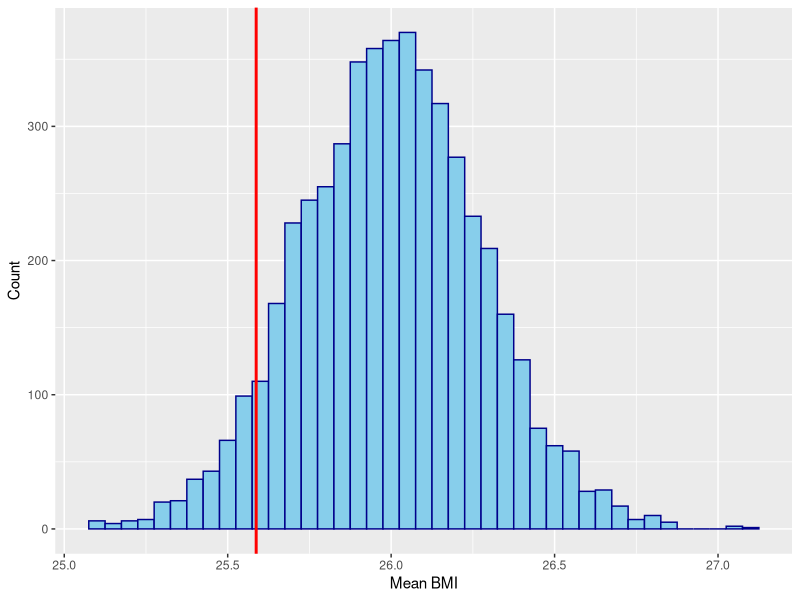
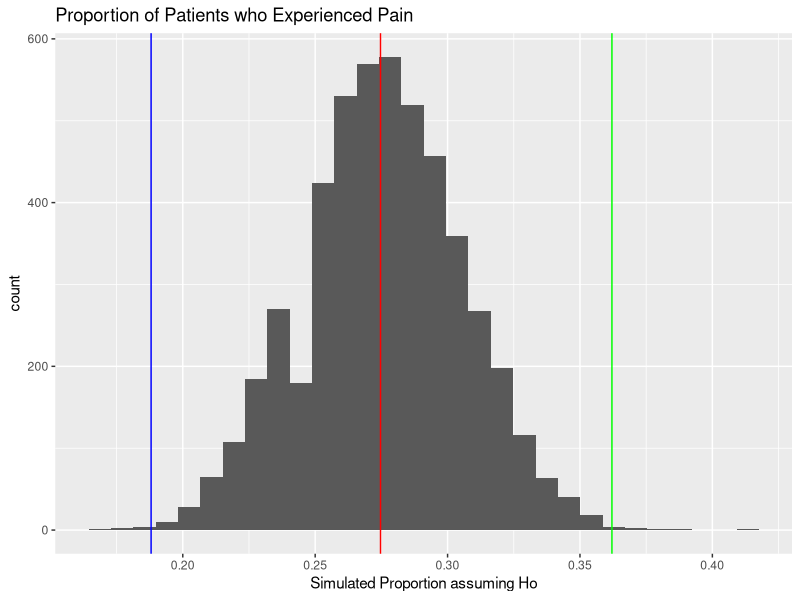

Reproduce these figures in R, in order.
## ---- chunk 1
library(tidyverse) 
## ---- chunk 2
licorice <- read_csv("data/licorice.csv")
colnames(licorice)
## ---- chunk 3
mstp_30 <- licorice %>%
  select(pacu30min_throatPain) %>%
  filter(pacu30min_throatPain != "NA")
## ---- chunk 4
mean(mstp_30$pacu30min_throatPain)
## ---- chunk 5
set.seed(123)
n_sims <- 5000
stat <- numeric(n_sims)
for (i in 1:n_sims) {
  indices <- sample(1:nrow(mstp_30), replace = T)
  boot_mean <- mstp_30 %>%
    slice(indices) %>%
    summarize(boot_mean = mean(pacu30min_throatPain)) %>%
    pull()
  stat[i] <- boot_mean
}
boot_means <- tibble(stat = stat)
## ---- chunk 6
bootstrap_interval <- boot_means %>%
  summarize(lower = quantile(stat, 0.025),
            upper = quantile(stat, 0.975))
bootstrap_interval
## ---- chunk 7
t.test(licorice$pacu30min_throatPain, na.rm=TRUE, conf.level = 0.95)
## ---- chunk 8
pre_BMI <- licorice %>%
  select(preOp_calcBMI)
## ---- chunk 9
set.seed(123)
n_sims <- 5000
stat <- numeric(n_sims)
for (i in 1:n_sims) {
  indices <- sample(1:nrow(pre_BMI), replace = T)
  boot_mean <- pre_BMI %>%
    slice(indices) %>%
    summarize(boot_mean = mean(preOp_calcBMI)) %>%
    pull()
  stat[i] <- boot_mean
}
boot_means <- tibble(stat = stat)
## ---- chunk 10
boot_mean <- boot_means %>%
  summarize(mean = mean(stat)) %>% 
  pull()
boot_means <- boot_means %>% 
  mutate(shifted_means = stat + (26 - boot_mean))
## ---- chunk 11
ggplot(data = boot_means, aes(x = shifted_means)) +
  geom_histogram(
    binwidth = 0.05, 
    color = "darkblue", 
    fill = "skyblue") +
  labs(
    x = "Mean BMI", 
    y = "Count") +
  geom_vline(xintercept = mean(boot_means$stat), 
             lwd = 1, color = "red")
## ---- chunk 12
bootstrap_interval <- boot_means %>%
  summarize(lower = quantile(stat, 0.025),
            upper = quantile(stat, 0.975))
bootstrap_interval
## ---- chunk 13
asa_rm_na <- licorice %>%
  select(preOp_asa, pacu30min_throatPain) %>%
  filter(pacu30min_throatPain != "NA")
## ---- chunk 14
ASA_any_pain <- asa_rm_na %>%
  mutate(pain_present = ifelse(pacu30min_throatPain > 0, 1, 0))  %>%
  select(preOp_asa, pain_present)
ASA_any_pain
## ---- chunk 15
mean_pain_by_asa <- ASA_any_pain %>%
  group_by(preOp_asa) %>%
  summarise(mean_pain = sum(pain_present)/n()) %>%
  ungroup()
mean_pain_by_asa
## ---- chunk 16
chisq.test(table(ASA_any_pain$preOp_asa, ASA_any_pain$pain_present))
## ---- chunk 17
t.test(licorice$pacu30min_throatPain ~ licorice$treat, data = licorice,
mu = 0,
var.equal = FALSE, alternative = "greater", conf.level = 0.95)
## ---- chunk 18
treat_rm_na <- licorice %>%
  select(treat, pacu30min_throatPain) %>%
  filter(pacu30min_throatPain != "NA")
## ---- chunk 19
treatment_any_pain <- treat_rm_na %>%
  mutate(pain_present = ifelse(pacu30min_throatPain > 0, 1, 0))  %>%
  select(treat, pain_present)
treatment_any_pain
## ---- chunk 20
mean_pain_by_treat <- treatment_any_pain %>%
  group_by(treat) %>%
  summarise(mean_pain = sum(pain_present)/n()) %>%
  ungroup()
mean_pain_by_treat
## ---- chunk 21
total_prop_pain <- treatment_any_pain %>%
  summarise(mean_pain = sum(pain_present)/n())
total_prop_pain
## ---- chunk 22
set.seed(18)
number_sims <- 5000
outcomes <- c("pain", "no pain")
simulated_props <- numeric(number_sims)
for (i in 1:number_sims) {
  sim <- sample(outcomes, 233, prob = c(0.2746781, 1 - 0.2746781 ), replace = TRUE)
  simulated_props[i] <- sum(sim == "pain") / length(sim)
}
## ---- chunk 23
simulated_props_data <- tibble(props = simulated_props)
ggplot(simulated_props_data, 
    aes(x = props)) + 
  geom_histogram(bins = 30) + 
  geom_vline(xintercept = (0.1880342), color = "blue") + #licorice group
  geom_vline(xintercept = (0.2746781), color = "red") + #total population
  geom_vline(xintercept = (0.3620690), color = "green") + #placebo group
  labs(x = "Simulated Proportion assuming Ho",
       title = "Proportion of Patients who Experienced Pain")
## ---- chunk 24
simulated_props_data %>%
  filter(props <= (0.1880342)) %>%
  summarize(p_value = n() / nrow(simulated_props_data))
## ---- chunk 25
simulated_props_data %>%
  filter(props >= (0.3620690)) %>%
  summarize(p_value = n() / nrow(simulated_props_data))
